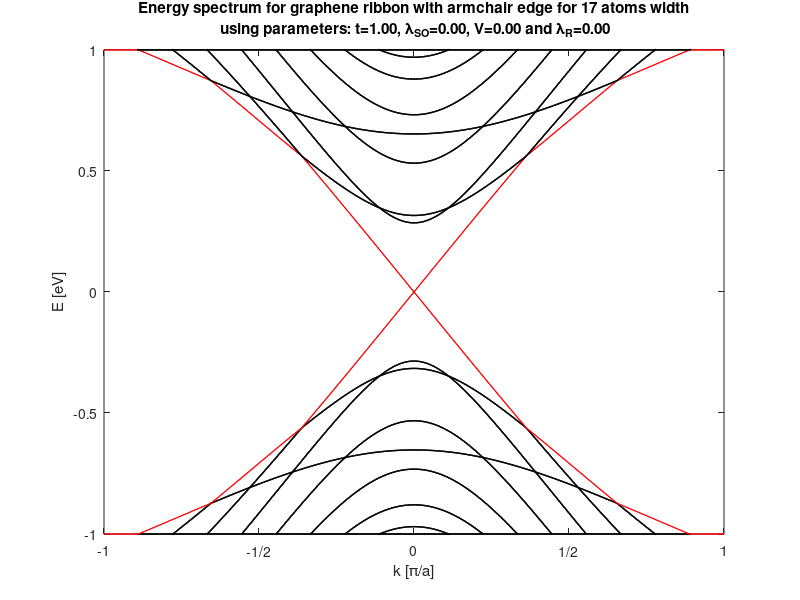

MATLAB code to generate this figure:
%initializing parameters & Bravais vectors
a1 = 0.5*[-sqrt(3),3];
a2 = 0.5*[sqrt(3),3];
a = sqrt(3)*norm(a1); %unit cell width is 3a0
a0 = a/3;
d1 = a0*[0,1]; %up
d2 = a0*[sqrt(3)/2,1/2]; %right-down
d3 = a0*[-sqrt(3)/2,1/2]; %left-down
d4 = a0*[-1,0]; %left
        sig_x = [0 1;1 0];
        sig_y = [0 -i;i 0];
        sig_z = [1 0;0 -1];
        I = [1 0;0 1];

%Generating Hamiltonian
        %Parameters:
            t = 1;      %NN hopping
            LSO = 0.0; %NNN, spin orbit coupling
            V = 0.0;    %stagered potential
            LR = 0.0;   %rashba term (external field)
        %
figure('Renderer', 'painters', 'Position', [200 100 800 700]);
%filename = 'ChangingL_V=0,2.gif';
grid = 200;

K = -pi/a:pi/grid/a:pi/a;
n = 17; %width in number of atoms
%for n=10:1:30
N = 2*n; %number of atoms in unit cell

E = zeros(length(K),2*N);
    for g = 1:length(K)
        k = K(g);
        u = exp(i*k*a); %u is phase going right
        
            H_NN  = zeros(2*N,2*N);
            H_NNN = zeros(2*N,2*N);
            H_V = zeros(2*N,2*N);
            H_R = zeros(2*N,2*N);
     
           ID = 1;
           for ii=1:2:N-3
                H_NN(ii,ii+2) = t;
                H_NN(ii+1,ii+3) = t;
                H_NN(2*N-ii+1,2*N-ii-1) = t; %spin up
                H_NN(2*N-ii,2*N-ii-2) = t; %spin down
              
                if(mod(ID,2)==0)%even site
                  %Nearest neighbours---------
                    H_NN(ii,2*N-ii) = t;
                    H_NN(ii+1,2*N-ii+1) = t;
                  %Stagerred potential--------  
                    H_V(ii,ii) = V; %spin down
                    H_V(ii+1,ii+1) = V; %spin up
                  %Next Nearest Neighbours----
                   if(ii<=N-5)
                        H_NNN(ii,ii+4) = -i*LSO; %2->4; spin down
                        H_NNN(ii+1,ii+5) = i*LSO; %spin up
                        H_NNN(ii,2*N-ii-2) = i*LSO*(1+conj(u)); %2->12; spin down
                        H_NNN(ii,2*N-ii-2) = -i*LSO*(1+conj(u)); %spin up
                        H_NNN(2*N-ii,2*N-ii-4) = -i*LSO;%14->12; spin down
                        H_NNN(2*N-ii+1,2*N-ii-3) = i*LSO;%spin up
                        H_NNN(2*N-ii,ii+2) = i*LSO*(1+u); %14->2; spin down
                        H_NNN(2*N-ii+1,ii+3) = -i*LSO*(1+u); %spin up
                   end
                  %Rashba term----------------  
                    H_R(ii,ii+3) = i*LR*(d3(2)+i*d3(1)); %spin down->up
                    H_R(ii+1,ii+2) = i*LR*(d3(2)-i*d3(1)); %spin up->down
                    
                    H_R(2*N-ii+1,2*N-ii-2) = i*LR*(d2(2)+i*d2(1)); %spin down->up                       
                    H_R(2*N-ii,2*N-ii-1) = i*LR*(d2(2)-i*d2(1)); %spin up->down
                    
                    H_R(ii,2*N-ii-2) = i*LR*(d2(2)+i*d2(1)); %spin down->up
                    H_R(ii+1,2*N-ii-1) = i*LR*(d2(2)-i*d2(1)); %spin up->down
                else %odd site
                  %Nearest neighbours---------
                    H_NN(ii,2*N-ii) = t*conj(u);
                    H_NN(ii+1,2*N-ii+1) = t*conj(u);
                  %Stagerred potential--------  
                    H_V(ii,ii) = -V; %spin down
                    H_V(ii+1,ii+1) = -V; %spin up
                  %Next Nearest Neighbours---- 
                   if(ii<=N-5)
                        H_NNN(ii,ii+4) = i*LSO; %1->3; spin down
                        H_NNN(ii+1,ii+5) = -i*LSO; %spin up
                        H_NNN(ii,2*N-ii-2) = -i*LSO*(1+conj(u)); %1->13; spin down
                        H_NNN(ii,2*N-ii-2) = i*LSO*(1+conj(u)); %spin up
                        H_NNN(2*N-ii,2*N-ii-4) = i*LSO;%13->11; spin down
                        H_NNN(2*N-ii+1,2*N-ii-3) = -i*LSO;%spin up
                        H_NNN(2*N-ii,ii+2) = -i*LSO*(1+u); %13->3; spin down
                        H_NNN(2*N-ii+1,ii+3) = i*LSO*(1+u); %spin up
                   end
                  %Rashba term---------------- 
                    H_R(ii,ii+3) = i*LR*(d2(2)+i*d2(1)); %spin down->up
                    H_R(ii+1,ii+2) = i*LR*(d2(2)-i*d2(1)); %spin up->down
                    
                    H_R(2*N-ii+1,2*N-ii-2) = i*LR*(d3(2)+i*d3(1)); %spin down->up                       
                    H_R(2*N-ii,2*N-ii-1) = i*LR*(d3(2)-i*d3(1)); %spin up->down
                    
                    H_R(ii,2*N-ii-2) = i*LR*(d2(2)+i*d2(1))*conj(u); %spin down->up
                    H_R(ii+1,2*N-ii-1) = i*LR*(d2(2)-i*d2(1))*conj(u); %spin up->down
                end
                ID = ID+1; %determines odd or even site
           end
       %-----------------------------
       %Edge points
        if(mod(n,2)==1) %odd width
            H_NN(2*n,2*n+2) = t*conj(u);
            H_NN(2*n-1,2*n+1) = t*conj(u);
            H_NNN(2*n-3,2*n+1) = i*LSO*(1+conj(u));
            H_NNN(2*n-2,2*n+2) = i*LSO*(1+conj(u));
            
            H_R(2*n-1,2*n+2) = i*LR*(d4(2)+i*d4(1))*conj(u); %spin down->up
            H_R(2*n,2*n+1) = i*LR*(d4(2)-i*d4(1))*conj(u); %spin up->down
        else %even width
            H_NN(2*n,2*n+2) = t;
            H_NN(2*n-1,2*n+1) = t;
            H_NNN(2*n-3,2*n+1) = -i*LSO*(1+conj(u));
            H_NNN(2*n-2,2*n+2) = -i*LSO*(1+conj(u));
            
            H_R(2*n-1,2*n+2) = -i*LR*(d4(2)+i*d4(1)); %spin down->up
            H_R(2*n,2*n+1) = -i*LR*(d4(2)-i*d4(1)); %spin up->down
        end
        
        H = H_NN + H_V + H_NNN + H_R;
        H = H + H';
        E(g,:) = eig(H);
    end
    %%
    %Plotting energy
    for ii=1:2*N
        if((ii==N-1) || (ii==N+1))
            plot(K,E(:,ii),'r-');
        elseif((ii==N) || (ii==N+2))
            plot(K,E(:,ii),'r-');
        else
            plot(K,E(:,ii),'k-','Linewidth',1);
        end
        hold on
    end
    drawnow
    title(sprintf('Energy spectrum for graphene ribbon with armchair edge for %0.0f atoms width\n using parameters: t=%0.2f, \\lambda_{SO}=%0.2f, V=%0.2f and \\lambda_R=%0.2f',N/2,t,LSO,V,LR)); drawnow
    xlabel(sprintf('k [\\pi/a]')); 
    ylabel(sprintf('E [eV]')); 
    xticks([-pi -pi/2 0 pi/2 pi]/a); 
    xticklabels({'-1','-1/2','0','1/2','1'});
    axis([min(K) max(K) -1 1]); drawnow 
    %axis([min(K) max(K) min(E(:,1)) max(E(:,2*N))]); drawnow
    hold off

 %end









